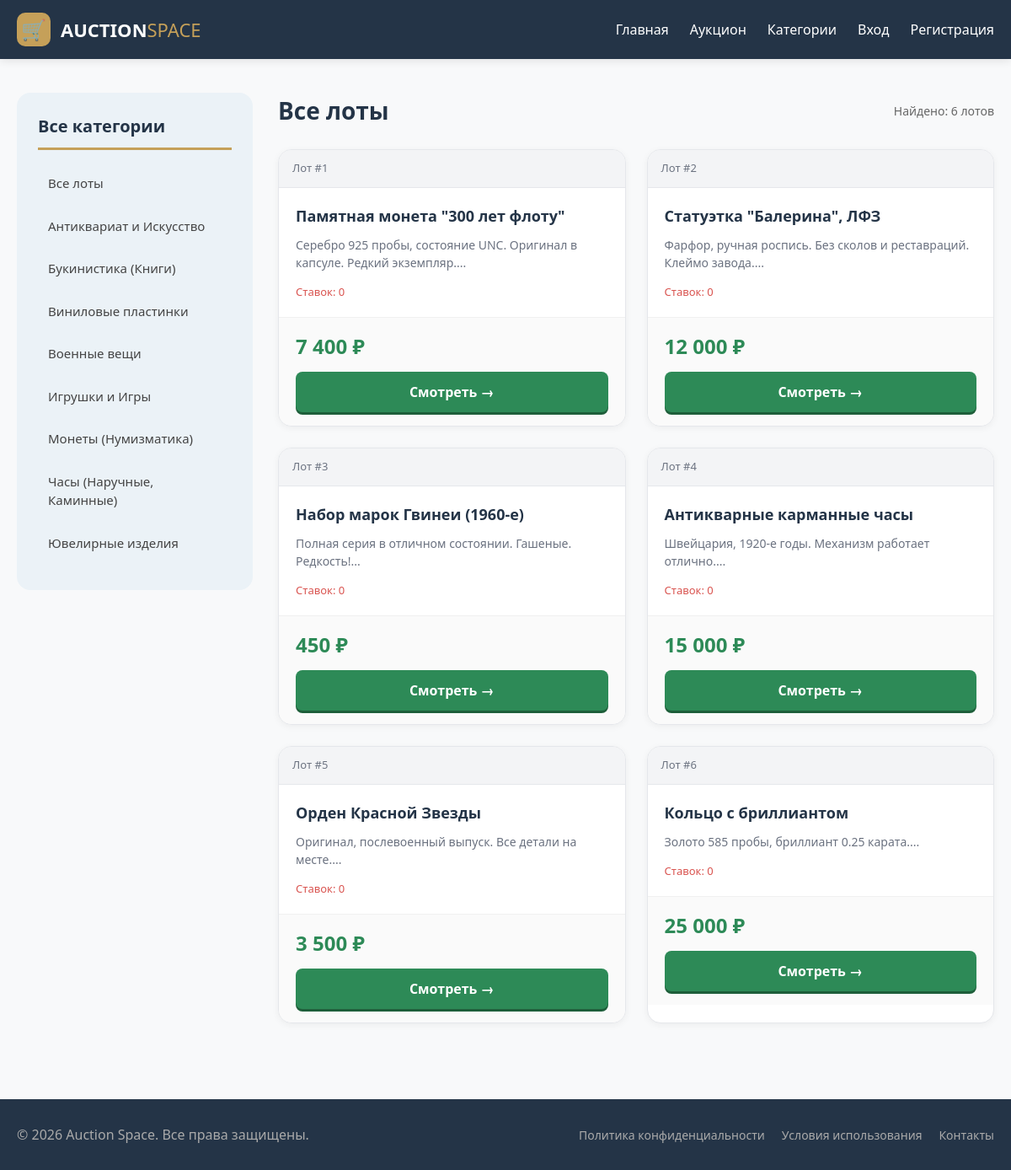
The app's page /auction_categories.php with its own data.
### tables this page shows
CREATE TABLE `auction_categories` (
  `id` int UNSIGNED NOT NULL,
  `name` varchar(100) NOT NULL,
  `slug` varchar(100) NOT NULL,
  `created_at` timestamp NULL DEFAULT CURRENT_TIMESTAMP
);

CREATE TABLE `auction_lots` (
  `id` int UNSIGNED NOT NULL,
  `category_id` int UNSIGNED DEFAULT NULL,
  `title` varchar(255) NOT NULL,
  `description` text NOT NULL,
  `start_price` int NOT NULL,
  `current_price` int NOT NULL,
  `image` varchar(255) DEFAULT NULL,
  `end_time` datetime NOT NULL,
  `views` int DEFAULT '0',
  `status` enum('active','sold','expired') DEFAULT 'active',
  `seller_id` int UNSIGNED DEFAULT NULL,
  `created_at` timestamp NULL DEFAULT CURRENT_TIMESTAMP
);

### auction_categories.php (the view, shortened to what this page needs)
<?php
require_once 'config.php';
$selected_category = null;
if ($selected_category) {
    $stmt = $pdo->prepare("
        SELECT l.*, (SELECT COUNT(*) FROM auction_bids WHERE lot_id = l.id) as bids_count
        FROM auction_lots l
        WHERE l.category_id = ? AND l.status = 'active'
        ORDER BY l.created_at DESC
    ");
    $stmt->execute([$selected_category['id']]);
} else {
    $stmt = $pdo->query("
        SELECT l.*, c.name as category_name,
               (SELECT COUNT(*) FROM auction_bids WHERE lot_id = l.id) as bids_count
        FROM auction_lots l
        LEFT JOIN auction_categories c ON l.category_id = c.id
        WHERE l.status = 'active'
        ORDER BY l.created_at DESC
    ");
}
$lots = $stmt->fetchAll();
$categories = $pdo->query("SELECT * FROM auction_categories ORDER BY name")->fetchAll();
include 'header.php';
?>
<main class="page-main">
<div class="container">
    <div class="auction-grid">
        <aside class="auction-sidebar">
            <h3 class="sidebar-title">Все категории</h3>
            <ul class="auction-cat-list">
                <li><a href="auction_categories.php"> Все лоты</a></li>
               <?php foreach ($categories as $cat): ?>
                    <li>
                        <a href="?cat=<?php echo $cat['slug']; ?>"
                           class="<?php echo ($selected_category && $selected_category['id'] == $cat['id']) ? 'active' : ''; ?>">
                             <?php echo htmlspecialchars($cat['name']); ?>
                        </a>
                    </li>
                <?php endforeach; ?>
            </ul>
        </aside>
        <div class="auction-content">
            <div class="content-header">
                <h2>
                    <?php if ($selected_category): ?>
                        <?php echo htmlspecialchars($selected_category['name']); ?>
                    <?php else: ?>
                        Все лоты
                    <?php endif; ?>
                </h2>
                <span class="lots-count">Найдено: <?php echo count($lots); ?> лотов</span>
            </div>
            <div class="lots-container">
                <?php if (count($lots) > 0): ?>
                    <?php foreach ($lots as $lot): ?>
                        <div class="lot-card">
                            <div class="lot-header">Лот #<?php echo $lot['id']; ?></div>
                            <div class="lot-body">
                                <h4><?php echo htmlspecialchars($lot['title']); ?></h4>
                                <p><?php echo htmlspecialchars(mb_substr($lot['description'], 0, 100)); ?>...</p>
                                <div class="lot-status">
                                    Ставок: <?php echo $lot['bids_count']; ?>
                                </div>
                            </div>
                            <div class="lot-footer">
                                <div class="current-price">
                                    <?php echo number_format($lot['current_price'], 0, '', ' '); ?> ₽
                                </div>
                                <a href="auction_lot.php?id=<?php echo $lot['id']; ?>" class="btn-3d btn-bid">
                                    Смотреть →
                                </a>
                            </div>
                        </div>
                    <?php endforeach; ?>
                <?php else: ?>
                    <div class="no-lots"> В этой категории пока нет активных лотов.</div>
                <?php endif; ?>
            </div>
        </div>
    </div>
</div>
</main>
<?php include 'footer.php'; ?>

### styles.css (style rules this page uses)
* { margin: 0; padding: 0; box-sizing: border-box; }
body { font-family: 'Segoe UI', Roboto, 'Helvetica Neue', sans-serif; background: #f8f9fa; color: #1e293b; line-height: 1.5; }
.container { max-width: 1300px; margin: 0 auto; padding: 0 20px; width: 100%; }
.page-main { flex: 1; padding: 40px 0; }

### auction_style.css (style rules this page uses)
.auction-grid { display: grid; grid-template-columns: 280px 1fr; gap: 30px; margin-bottom: 50px; }
.auction-sidebar { background: #ebf2f7; padding: 25px; border-radius: 16px; height: fit-content; }
.sidebar-title { font-size: 20px; color: #243447; margin-bottom: 20px; padding-bottom: 10px; border-bottom: 3px solid #c5a059; }
.auction-cat-list { list-style: none; padding: 0; }
.auction-cat-list li { margin-bottom: 12px; }
.auction-cat-list a { text-decoration: none; color: #444; font-size: 15px; display: block; padding: 8px 12px; border-radius: 8px; transition: 0.2s; }
.content-header { display: flex; justify-content: space-between; align-items: center; margin-bottom: 25px; flex-wrap: wrap; gap: 15px; }
.content-header h2 { font-size: 28px; color: #243447; }
.lots-count { color: #666; font-size: 14px; }
.lots-container { display: grid; grid-template-columns: repeat(auto-fill, minmax(320px, 1fr)); gap: 25px; }
.lot-card { background: white; border: 1px solid #e5e7eb; border-radius: 16px; overflow: hidden; transition: 0.3s; box-shadow: 0 2px 8px rgba(0,0,0,0.05); }
.lot-header { background: #f3f4f6; padding: 12px 16px; display: flex; justify-content: space-between; font-size: 13px; color: #6b7280; border-bottom: 1px solid #e5e7eb; }
.lot-body { padding: 20px; }
.lot-body h4 { font-size: 18px; margin-bottom: 10px; color: #243447; }
.lot-body p { font-size: 14px; color: #6b7280; line-height: 1.5; margin-bottom: 15px; }
.lot-status { display: flex; justify-content: space-between; font-size: 13px; color: #d9534f; font-weight: 500; }
.lot-footer { padding: 16px 20px; border-top: 1px solid #f0f0f0; background: #fafafa; }
.current-price { font-size: 24px; font-weight: bold; color: #2d8a57; margin-bottom: 12px; }
.btn-3d { border: none; border-radius: 8px; color: white; font-weight: bold; cursor: pointer; text-align: center; display: block; text-decoration: none; transition: 0.1s; }
.btn-bid { background: #2d8a57; padding: 12px; width: 100%; box-shadow: 0 3px 0 #1e5e3a; }

### records on screen
auction_categories: name "Антиквариат и Искусство"
auction_categories: name "Букинистика (Книги)"
auction_categories: name "Виниловые пластинки"
auction_categories: name "Военные вещи"
auction_categories: name "Игрушки и Игры"
auction_categories: name "Монеты (Нумизматика)"
auction_categories: name "Часы (Наручные, Каминные)"
auction_categories: name "Ювелирные изделия"
auction_lots: id "1", title "Памятная монета \"300 лет флоту\"", description "Серебро 925 пробы, состояние UNC. Оригинал в капсуле. Редкий экземпляр.", bids_count "0", current_price "7 400"
auction_lots: id "2", title "Статуэтка \"Балерина\", ЛФЗ", description "Фарфор, ручная роспись. Без сколов и реставраций. Клеймо завода.", bids_count "0", current_price "12 000"
auction_lots: id "3", title "Набор марок Гвинеи (1960-е)", description "Полная серия в отличном состоянии. Гашеные. Редкость!", bids_count "0", current_price "450"
auction_lots: id "4", title "Антикварные карманные часы", description "Швейцария, 1920-е годы. Механизм работает отлично.", bids_count "0", current_price "15 000"
auction_lots: id "5", title "Орден Красной Звезды", description "Оригинал, послевоенный выпуск. Все детали на месте.", bids_count "0", current_price "3 500"
auction_lots: id "6", title "Кольцо с бриллиантом", description "Золото 585 пробы, бриллиант 0.25 карата.", bids_count "0", current_price "25 000"

### other values on screen
count($lots) "6"
